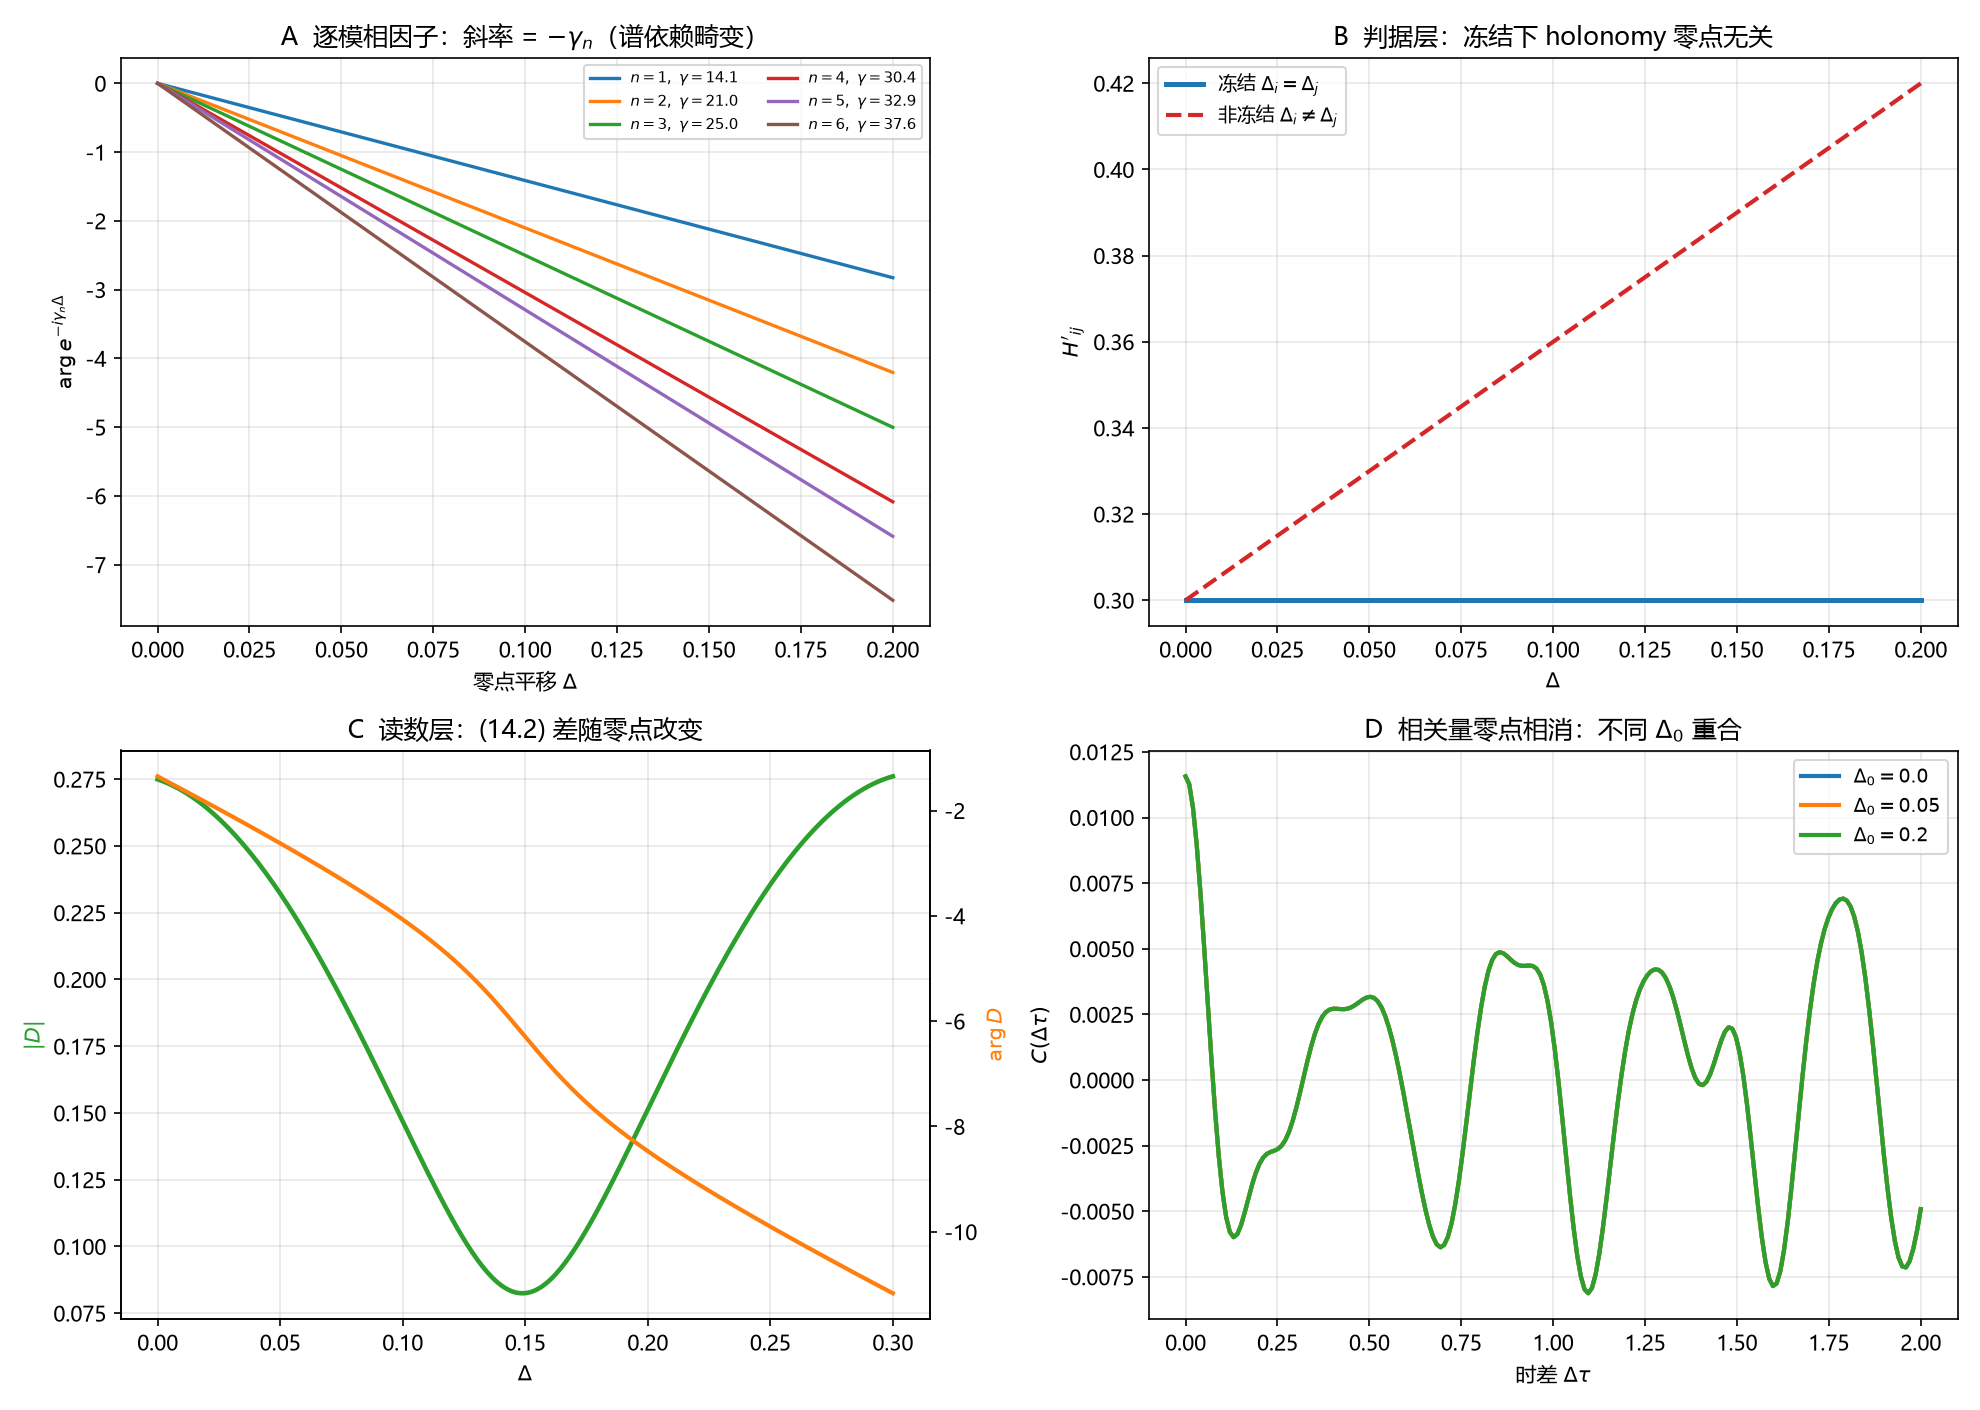

This figure's Python source:
# -*- coding: utf-8 -*-
"""
环 14／临-12 记忆核零点换元的数值核对。

1. 逐模相因子 exp(-i gamma_n Delta) 的相位随 Delta 线性下降，斜率 = -gamma_n（谱依赖畸变）；
2. 冻结下 H_ij' = H_ij - (Di-Dj) 为水平线（判据层零点无关）；非冻结有斜率；
3. (14.2) 的差 D(Delta) 带逐模因子后读数改变（模与相位随 Delta 变）；
4. 两点相关 C(lag) 对不同零点 Delta_0 重合（零点相消）。

由 (12.1)-(12.4) 直接计算，无拟合。gamma_n 取主链 (14.4) 表前 6 个 zeta 零点虚部。
"""

import csv
import os

import numpy as np
import matplotlib
matplotlib.use("Agg")
import matplotlib.pyplot as plt

plt.rcParams["font.sans-serif"] = ["Microsoft YaHei", "SimHei", "DejaVu Sans"]
plt.rcParams["axes.unicode_minus"] = False

HERE = os.path.dirname(os.path.abspath(__file__))
OUT_PNG = os.path.join(HERE, "环14_临12_记忆核零点换元.png")
OUT_CSV = os.path.join(HERE, "环14_临12_记忆核零点换元.csv")

GAMMAS = np.array([14.1347, 21.0220, 25.0109, 30.4249, 32.9351, 37.5862])
RHOS = 0.5 + 1j * GAMMAS


def diff_reading(Delta, tau_j=0.0, cij=0.3):
    """冻结下 (14.2) 的差：D(Delta) = -sum_n e^{-i gamma_n Delta} e^{i gamma_n tau_j}
    (e^{i gamma_n cij} - 1)/rho_n。"""
    n = np.arange(len(GAMMAS))
    return -np.sum(np.exp(-1j * GAMMAS * Delta) * np.exp(1j * GAMMAS * tau_j)
                   * (np.exp(1j * GAMMAS * cij) - 1) / RHOS)


def corr(lag, Delta0):
    """两点相关（零点相消后只剩 lag）：C(lag) = sum_n e^{i gamma_n lag}/|rho_n|^2。"""
    return np.sum(np.exp(1j * GAMMAS * lag) / np.abs(RHOS) ** 2)


def main():
    rows = []
    Deltas = np.linspace(0, 0.2, 600)

    print("A 逐模相因子相位斜率（应 = -gamma_n）")
    slopes = []
    for i, g in enumerate(GAMMAS):
        ph = np.unwrap(np.angle(np.exp(-1j * g * Deltas)))
        sl = np.polyfit(Deltas, ph, 1)[0]
        slopes.append(sl)
        print(f"  n={i+1}: gamma={g:.4f}, 相位斜率={sl:.4f}")
        rows.append(("mode_phase", i + 1, sl, -g, sl + g))
    print(f"  最大斜率偏差={max(abs(s + g) for s, g in zip(slopes, GAMMAS)):.3e}")

    print("\nB 冻结 holonomy 零点无关")
    H0 = 0.3
    for D in (0.0, 0.05, 0.10, 0.20):
        H_frozen = (H0 + D) - (D)  # tau_i'=H0+D, tau_j'=D => H'=(H0+D)-D=H0
        H_nonfrozen = (H0 + D) - (0.4 * D)  # Di != Dj
        print(f"  Delta={D:.2f}: H'_frozen={H_frozen:.6f}, H'_nonfrozen={H_nonfrozen:.6f}")
        rows.append(("holonomy", D, H_frozen, H_nonfrozen, np.nan))

    print("\nC 读数差随零点变化")
    for D in (0.0, 0.05, 0.10, 0.20):
        val = diff_reading(D)
        print(f"  Delta={D:.2f}: |D|={abs(val):.6f}, arg(D)={np.angle(val):.6f}")
        rows.append(("reading", D, abs(val), np.angle(val), np.nan))

    print("\nD 相关量零点相消")
    lags = np.linspace(0, 2.0, 200)
    base = np.array([corr(l, 0.0) for l in lags])
    for D0 in (0.0, 0.05, 0.20):
        curve = np.array([corr(l, D0) for l in lags])
        print(f"  Delta0={D0:.2f}: max|C-C(0)|={np.max(np.abs(curve-base)):.3e}")
        rows.append(("correlation", D0, float(np.max(np.abs(curve - base))), np.nan, np.nan))

    with open(OUT_CSV, "w", newline="", encoding="utf-8-sig") as fh:
        wr = csv.writer(fh)
        wr.writerow(["kind", "x", "y", "y_ref", "extra"])
        wr.writerows(rows)

    fig, ax = plt.subplots(2, 2, figsize=(13.2, 9.4))

    for i, g in enumerate(GAMMAS):
        ph = np.unwrap(np.angle(np.exp(-1j * g * Deltas)))
        ax[0, 0].plot(Deltas, ph, lw=1.6, label=rf"$n={i+1},\ \gamma={g:.1f}$")
    ax[0, 0].set_xlabel(r"零点平移 $\Delta$")
    ax[0, 0].set_ylabel(r"$\arg e^{-i\gamma_n\Delta}$")
    ax[0, 0].set_title("A  逐模相因子：斜率 = $-\\gamma_n$（谱依赖畸变）")
    ax[0, 0].legend(fontsize=7, ncol=2)
    ax[0, 0].grid(alpha=0.3)

    ax[0, 1].plot(Deltas, [H0] * len(Deltas), lw=2.4, color="tab:blue",
                  label="冻结 $\\Delta_i=\\Delta_j$")
    ax[0, 1].plot(Deltas, [H0 + 0.6 * D for D in Deltas], lw=2.0, ls="--",
                  color="tab:red", label="非冻结 $\\Delta_i\\ne\\Delta_j$")
    ax[0, 1].set_xlabel(r"$\Delta$")
    ax[0, 1].set_ylabel(r"$H'_{ij}$")
    ax[0, 1].set_title("B  判据层：冻结下 holonomy 零点无关")
    ax[0, 1].legend(fontsize=9)
    ax[0, 1].grid(alpha=0.3)

    Ds = np.linspace(0, 0.3, 300)
    mags = np.array([abs(diff_reading(D)) for D in Ds])
    args = np.unwrap([np.angle(diff_reading(D)) for D in Ds])
    ax2 = ax[1, 0].twinx()
    ax[1, 0].plot(Ds, mags, lw=2.2, color="tab:green", label=r"$|D|$")
    ax2.plot(Ds, args, lw=2.0, color="tab:orange", label=r"$\arg D$")
    ax[1, 0].set_xlabel(r"$\Delta$")
    ax[1, 0].set_ylabel(r"$|D|$", color="tab:green")
    ax2.set_ylabel(r"$\arg D$", color="tab:orange")
    ax[1, 0].set_title("C  读数层：(14.2) 差随零点改变")
    ax[1, 0].grid(alpha=0.3)

    for D0, col in [(0.0, "tab:blue"), (0.05, "tab:orange"), (0.20, "tab:green")]:
        ax[1, 1].plot(lags, [corr(l, D0).real for l in lags], lw=2.0,
                      color=col, label=rf"$\Delta_0={D0}$")
    ax[1, 1].set_xlabel(r"时差 $\Delta\tau$")
    ax[1, 1].set_ylabel(r"$C(\Delta\tau)$")
    ax[1, 1].set_title("D  相关量零点相消：不同 $\\Delta_0$ 重合")
    ax[1, 1].legend(fontsize=9)
    ax[1, 1].grid(alpha=0.3)

    fig.tight_layout()
    fig.savefig(OUT_PNG, dpi=150)
    plt.close(fig)
    print("\nsaved:", OUT_PNG)
    print("saved:", OUT_CSV)


if __name__ == "__main__":
    main()
